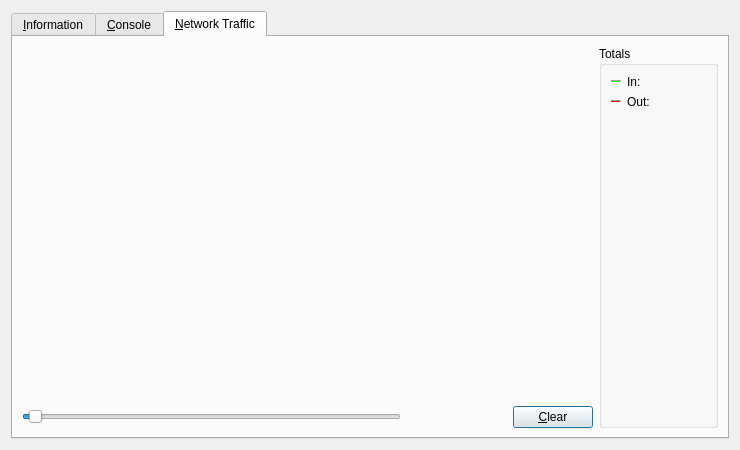
<?xml version="1.0" encoding="UTF-8"?>
<ui version="4.0">
 <class>RPCConsole</class>
 <widget class="QDialog" name="RPCConsole">
  <property name="geometry">
   <rect>
    <x>0</x>
    <y>0</y>
    <width>740</width>
    <height>450</height>
   </rect>
  </property>
  <property name="windowTitle">
   <string>castle - Debug window</string>
  </property>
  <property name="styleSheet">
   <string notr="true"/>
  </property>
  <layout class="QVBoxLayout" name="verticalLayout_2">
   <item>
    <widget class="QTabWidget" name="tabWidget">
     <property name="currentIndex">
      <number>2</number>
     </property>
     <widget class="QWidget" name="tab_info">
      <attribute name="title">
       <string>&amp;Information</string>
      </attribute>
      <layout class="QGridLayout" name="gridLayout" columnstretch="0,1">
       <property name="horizontalSpacing">
        <number>12</number>
       </property>
       <item row="0" column="0">
        <widget class="QLabel" name="label_9">
         <property name="font">
          <font>
           <weight>75</weight>
           <bold>true</bold>
          </font>
         </property>
         <property name="text">
          <string>castle Core</string>
         </property>
        </widget>
       </item>
       <item row="1" column="0">
        <widget class="QLabel" name="label_5">
         <property name="text">
          <string>Client name</string>
         </property>
        </widget>
       </item>
       <item row="1" column="1">
        <widget class="QLabel" name="clientName">
         <property name="cursor">
          <cursorShape>IBeamCursor</cursorShape>
         </property>
         <property name="text">
          <string>N/A</string>
         </property>
         <property name="textFormat">
          <enum>Qt::PlainText</enum>
         </property>
         <property name="textInteractionFlags">
          <set>Qt::LinksAccessibleByMouse|Qt::TextSelectableByKeyboard|Qt::TextSelectableByMouse</set>
         </property>
        </widget>
       </item>
       <item row="2" column="0">
        <widget class="QLabel" name="label_6">
         <property name="text">
          <string>Client version</string>
         </property>
        </widget>
       </item>
       <item row="2" column="1">
        <widget class="QLabel" name="clientVersion">
         <property name="cursor">
          <cursorShape>IBeamCursor</cursorShape>
         </property>
         <property name="text">
          <string>N/A</string>
         </property>
         <property name="textFormat">
          <enum>Qt::PlainText</enum>
         </property>
         <property name="textInteractionFlags">
          <set>Qt::LinksAccessibleByMouse|Qt::TextSelectableByKeyboard|Qt::TextSelectableByMouse</set>
         </property>
        </widget>
       </item>
       <item row="3" column="0">
        <widget class="QLabel" name="label_14">
         <property name="text">
          <string>Using OpenSSL version</string>
         </property>
         <property name="indent">
          <number>10</number>
         </property>
        </widget>
       </item>
       <item row="3" column="1">
        <widget class="QLabel" name="openSSLVersion">
         <property name="cursor">
          <cursorShape>IBeamCursor</cursorShape>
         </property>
         <property name="text">
          <string>N/A</string>
         </property>
         <property name="textFormat">
          <enum>Qt::PlainText</enum>
         </property>
         <property name="textInteractionFlags">
          <set>Qt::LinksAccessibleByMouse|Qt::TextSelectableByKeyboard|Qt::TextSelectableByMouse</set>
         </property>
        </widget>
       </item>
       <item row="4" column="0">
        <widget class="QLabel" name="label_12">
         <property name="text">
          <string>Build date</string>
         </property>
        </widget>
       </item>
       <item row="4" column="1">
        <widget class="QLabel" name="buildDate">
         <property name="cursor">
          <cursorShape>IBeamCursor</cursorShape>
         </property>
         <property name="text">
          <string>N/A</string>
         </property>
         <property name="textFormat">
          <enum>Qt::PlainText</enum>
         </property>
         <property name="textInteractionFlags">
          <set>Qt::LinksAccessibleByMouse|Qt::TextSelectableByKeyboard|Qt::TextSelectableByMouse</set>
         </property>
        </widget>
       </item>
       <item row="5" column="0">
        <widget class="QLabel" name="label_13">
         <property name="text">
          <string>Startup time</string>
         </property>
        </widget>
       </item>
       <item row="5" column="1">
        <widget class="QLabel" name="startupTime">
         <property name="cursor">
          <cursorShape>IBeamCursor</cursorShape>
         </property>
         <property name="text">
          <string>N/A</string>
         </property>
         <property name="textFormat">
          <enum>Qt::PlainText</enum>
         </property>
         <property name="textInteractionFlags">
          <set>Qt::LinksAccessibleByMouse|Qt::TextSelectableByKeyboard|Qt::TextSelectableByMouse</set>
         </property>
        </widget>
       </item>
       <item row="6" column="0">
        <widget class="QLabel" name="label_11">
         <property name="font">
          <font>
           <weight>75</weight>
           <bold>true</bold>
          </font>
         </property>
         <property name="text">
          <string>Network</string>
         </property>
        </widget>
       </item>
       <item row="7" column="0">
        <widget class="QLabel" name="label_7">
         <property name="text">
          <string>Number of connections</string>
         </property>
        </widget>
       </item>
       <item row="7" column="1">
        <widget class="QLabel" name="numberOfConnections">
         <property name="cursor">
          <cursorShape>IBeamCursor</cursorShape>
         </property>
         <property name="text">
          <string>N/A</string>
         </property>
         <property name="textFormat">
          <enum>Qt::PlainText</enum>
         </property>
         <property name="textInteractionFlags">
          <set>Qt::LinksAccessibleByMouse|Qt::TextSelectableByKeyboard|Qt::TextSelectableByMouse</set>
         </property>
        </widget>
       </item>
       <item row="8" column="0">
        <widget class="QLabel" name="label_8">
         <property name="text">
          <string>On testnet</string>
         </property>
        </widget>
       </item>
       <item row="8" column="1">
        <widget class="QCheckBox" name="isTestNet">
         <property name="enabled">
          <bool>false</bool>
         </property>
         <property name="text">
          <string/>
         </property>
        </widget>
       </item>
       <item row="9" column="0">
        <widget class="QLabel" name="label_10">
         <property name="font">
          <font>
           <weight>75</weight>
           <bold>true</bold>
          </font>
         </property>
         <property name="text">
          <string>Block chain</string>
         </property>
        </widget>
       </item>
       <item row="10" column="0">
        <widget class="QLabel" name="label_3">
         <property name="text">
          <string>Current number of blocks</string>
         </property>
        </widget>
       </item>
       <item row="10" column="1">
        <widget class="QLabel" name="numberOfBlocks">
         <property name="cursor">
          <cursorShape>IBeamCursor</cursorShape>
         </property>
         <property name="text">
          <string>N/A</string>
         </property>
         <property name="textFormat">
          <enum>Qt::PlainText</enum>
         </property>
         <property name="textInteractionFlags">
          <set>Qt::LinksAccessibleByMouse|Qt::TextSelectableByKeyboard|Qt::TextSelectableByMouse</set>
         </property>
        </widget>
       </item>
       <item row="11" column="0">
        <widget class="QLabel" name="label_4">
         <property name="text">
          <string>Estimated total blocks</string>
         </property>
        </widget>
       </item>
       <item row="11" column="1">
        <widget class="QLabel" name="totalBlocks">
         <property name="cursor">
          <cursorShape>IBeamCursor</cursorShape>
         </property>
         <property name="text">
          <string>N/A</string>
         </property>
         <property name="textFormat">
          <enum>Qt::PlainText</enum>
         </property>
         <property name="textInteractionFlags">
          <set>Qt::LinksAccessibleByMouse|Qt::TextSelectableByKeyboard|Qt::TextSelectableByMouse</set>
         </property>
        </widget>
       </item>
       <item row="12" column="0">
        <widget class="QLabel" name="label_2">
         <property name="text">
          <string>Last block time</string>
         </property>
        </widget>
       </item>
       <item row="12" column="1">
        <widget class="QLabel" name="lastBlockTime">
         <property name="cursor">
          <cursorShape>IBeamCursor</cursorShape>
         </property>
         <property name="text">
          <string>N/A</string>
         </property>
         <property name="textFormat">
          <enum>Qt::PlainText</enum>
         </property>
         <property name="textInteractionFlags">
          <set>Qt::LinksAccessibleByMouse|Qt::TextSelectableByKeyboard|Qt::TextSelectableByMouse</set>
         </property>
        </widget>
       </item>
       <item row="13" column="0">
        <spacer name="verticalSpacer_2">
         <property name="orientation">
          <enum>Qt::Vertical</enum>
         </property>
         <property name="sizeHint" stdset="0">
          <size>
           <width>20</width>
           <height>20</height>
          </size>
         </property>
        </spacer>
       </item>
       <item row="14" column="0">
        <widget class="QLabel" name="labelDebugLogfile">
         <property name="font">
          <font>
           <weight>75</weight>
           <bold>true</bold>
          </font>
         </property>
         <property name="text">
          <string>Debug log file</string>
         </property>
        </widget>
       </item>
       <item row="15" column="0">
        <widget class="QPushButton" name="openDebugLogfileButton">
         <property name="toolTip">
          <string>Open the castle debug log file from the current data directory. This can take a few seconds for large log files.</string>
         </property>
         <property name="text">
          <string>&amp;Open</string>
         </property>
         <property name="autoDefault">
          <bool>false</bool>
         </property>
        </widget>
       </item>
       <item row="16" column="0">
        <widget class="QLabel" name="labelCLOptions">
         <property name="font">
          <font>
           <weight>75</weight>
           <bold>true</bold>
          </font>
         </property>
         <property name="text">
          <string>Command-line options</string>
         </property>
        </widget>
       </item>
       <item row="17" column="0">
        <widget class="QPushButton" name="showCLOptionsButton">
         <property name="toolTip">
          <string>Show the castle-Qt help message to get a list with possible castle command-line options.</string>
         </property>
         <property name="text">
          <string>&amp;Show</string>
         </property>
         <property name="autoDefault">
          <bool>false</bool>
         </property>
        </widget>
       </item>
       <item row="18" column="0">
        <spacer name="verticalSpacer">
         <property name="orientation">
          <enum>Qt::Vertical</enum>
         </property>
         <property name="sizeHint" stdset="0">
          <size>
           <width>20</width>
           <height>40</height>
          </size>
         </property>
        </spacer>
       </item>
      </layout>
     </widget>
     <widget class="QWidget" name="tab_console">
      <attribute name="title">
       <string>&amp;Console</string>
      </attribute>
      <layout class="QVBoxLayout" name="verticalLayout_3">
       <property name="spacing">
        <number>3</number>
       </property>
       <item>
        <widget class="QTextEdit" name="messagesWidget">
         <property name="minimumSize">
          <size>
           <width>0</width>
           <height>100</height>
          </size>
         </property>
         <property name="readOnly">
          <bool>true</bool>
         </property>
         <property name="tabKeyNavigation" stdset="0">
          <bool>false</bool>
         </property>
         <property name="columnCount" stdset="0">
          <number>2</number>
         </property>
        </widget>
       </item>
       <item>
        <layout class="QHBoxLayout" name="horizontalLayout">
         <property name="spacing">
          <number>3</number>
         </property>
         <item>
          <widget class="QLabel" name="label">
           <property name="text">
            <string notr="true">&gt;</string>
           </property>
          </widget>
         </item>
         <item>
          <widget class="QLineEdit" name="lineEdit"/>
         </item>
         <item>
          <widget class="QPushButton" name="clearButton">
           <property name="maximumSize">
            <size>
             <width>24</width>
             <height>24</height>
            </size>
           </property>
           <property name="toolTip">
            <string>Clear console</string>
           </property>
           <property name="text">
            <string/>
           </property>
           <property name="icon">
            <iconset resource="../bitcoin.qrc">
             <normaloff>:/icons/remove</normaloff>:/icons/remove</iconset>
           </property>
           <property name="shortcut">
            <string notr="true">Ctrl+L</string>
           </property>
           <property name="autoDefault">
            <bool>false</bool>
           </property>
          </widget>
         </item>
        </layout>
       </item>
      </layout>
     </widget>
     <widget class="QWidget" name="tab">
      <attribute name="title">
       <string>&amp;Network Traffic</string>
      </attribute>
      <layout class="QHBoxLayout" name="horizontalLayout_3">
       <item>
        <layout class="QVBoxLayout" name="verticalLayout_4">
         <item>
          <widget class="TrafficGraphWidget" name="trafficGraph" native="true">
           <property name="sizePolicy">
            <sizepolicy hsizetype="Expanding" vsizetype="Expanding">
             <horstretch>0</horstretch>
             <verstretch>0</verstretch>
            </sizepolicy>
           </property>
          </widget>
         </item>
         <item>
          <layout class="QHBoxLayout" name="horizontalLayout_2">
           <item>
            <widget class="QSlider" name="sldGraphRange">
             <property name="minimum">
              <number>1</number>
             </property>
             <property name="maximum">
              <number>288</number>
             </property>
             <property name="pageStep">
              <number>12</number>
             </property>
             <property name="value">
              <number>6</number>
             </property>
             <property name="orientation">
              <enum>Qt::Horizontal</enum>
             </property>
            </widget>
           </item>
           <item>
            <widget class="QLabel" name="lblGraphRange">
             <property name="minimumSize">
              <size>
               <width>100</width>
               <height>0</height>
              </size>
             </property>
             <property name="alignment">
              <set>Qt::AlignCenter</set>
             </property>
            </widget>
           </item>
           <item>
            <widget class="QPushButton" name="btnClearTrafficGraph">
             <property name="text">
              <string>&amp;Clear</string>
             </property>
            </widget>
           </item>
          </layout>
         </item>
        </layout>
       </item>
       <item>
        <layout class="QVBoxLayout" name="verticalLayout">
         <item>
          <widget class="QGroupBox" name="groupBox">
           <property name="title">
            <string>Totals</string>
           </property>
           <layout class="QVBoxLayout" name="verticalLayout_5">
            <item>
             <layout class="QHBoxLayout" name="horizontalLayout_4">
              <item>
               <widget class="Line" name="line">
                <property name="sizePolicy">
                 <sizepolicy hsizetype="Fixed" vsizetype="Fixed">
                  <horstretch>0</horstretch>
                  <verstretch>0</verstretch>
                 </sizepolicy>
                </property>
                <property name="minimumSize">
                 <size>
                  <width>10</width>
                  <height>0</height>
                 </size>
                </property>
                <property name="palette">
                 <palette>
                  <active>
                   <colorrole role="Button">
                    <brush brushstyle="SolidPattern">
                     <color alpha="255">
                      <red>255</red>
                      <green>255</green>
                      <blue>255</blue>
                     </color>
                    </brush>
                   </colorrole>
                   <colorrole role="Light">
                    <brush brushstyle="SolidPattern">
                     <color alpha="255">
                      <red>0</red>
                      <green>255</green>
                      <blue>0</blue>
                     </color>
                    </brush>
                   </colorrole>
                   <colorrole role="Base">
                    <brush brushstyle="SolidPattern">
                     <color alpha="255">
                      <red>255</red>
                      <green>255</green>
                      <blue>255</blue>
                     </color>
                    </brush>
                   </colorrole>
                   <colorrole role="Window">
                    <brush brushstyle="SolidPattern">
                     <color alpha="255">
                      <red>255</red>
                      <green>255</green>
                      <blue>255</blue>
                     </color>
                    </brush>
                   </colorrole>
                  </active>
                  <inactive>
                   <colorrole role="Button">
                    <brush brushstyle="SolidPattern">
                     <color alpha="255">
                      <red>255</red>
                      <green>255</green>
                      <blue>255</blue>
                     </color>
                    </brush>
                   </colorrole>
                   <colorrole role="Light">
                    <brush brushstyle="SolidPattern">
                     <color alpha="255">
                      <red>0</red>
                      <green>255</green>
                      <blue>0</blue>
                     </color>
                    </brush>
                   </colorrole>
                   <colorrole role="Base">
                    <brush brushstyle="SolidPattern">
                     <color alpha="255">
                      <red>255</red>
                      <green>255</green>
                      <blue>255</blue>
                     </color>
                    </brush>
                   </colorrole>
                   <colorrole role="Window">
                    <brush brushstyle="SolidPattern">
                     <color alpha="255">
                      <red>255</red>
                      <green>255</green>
                      <blue>255</blue>
                     </color>
                    </brush>
                   </colorrole>
                  </inactive>
                  <disabled>
                   <colorrole role="Button">
                    <brush brushstyle="SolidPattern">
                     <color alpha="255">
                      <red>255</red>
                      <green>255</green>
                      <blue>255</blue>
                     </color>
                    </brush>
                   </colorrole>
                   <colorrole role="Light">
                    <brush brushstyle="SolidPattern">
                     <color alpha="255">
                      <red>0</red>
                      <green>255</green>
                      <blue>0</blue>
                     </color>
                    </brush>
                   </colorrole>
                   <colorrole role="Base">
                    <brush brushstyle="SolidPattern">
                     <color alpha="255">
                      <red>255</red>
                      <green>255</green>
                      <blue>255</blue>
                     </color>
                    </brush>
                   </colorrole>
                   <colorrole role="Window">
                    <brush brushstyle="SolidPattern">
                     <color alpha="255">
                      <red>255</red>
                      <green>255</green>
                      <blue>255</blue>
                     </color>
                    </brush>
                   </colorrole>
                  </disabled>
                 </palette>
                </property>
                <property name="orientation">
                 <enum>Qt::Horizontal</enum>
                </property>
               </widget>
              </item>
              <item>
               <widget class="QLabel" name="label_16">
                <property name="text">
                 <string>In:</string>
                </property>
               </widget>
              </item>
              <item>
               <widget class="QLabel" name="lblBytesIn">
                <property name="minimumSize">
                 <size>
                  <width>50</width>
                  <height>0</height>
                 </size>
                </property>
                <property name="alignment">
                 <set>Qt::AlignRight|Qt::AlignTrailing|Qt::AlignVCenter</set>
                </property>
               </widget>
              </item>
             </layout>
            </item>
            <item>
             <layout class="QHBoxLayout" name="horizontalLayout_5">
              <item>
               <widget class="Line" name="line_2">
                <property name="sizePolicy">
                 <sizepolicy hsizetype="Fixed" vsizetype="Fixed">
                  <horstretch>0</horstretch>
                  <verstretch>0</verstretch>
                 </sizepolicy>
                </property>
                <property name="minimumSize">
                 <size>
                  <width>10</width>
                  <height>0</height>
                 </size>
                </property>
                <property name="palette">
                 <palette>
                  <active>
                   <colorrole role="Button">
                    <brush brushstyle="SolidPattern">
                     <color alpha="255">
                      <red>255</red>
                      <green>255</green>
                      <blue>255</blue>
                     </color>
                    </brush>
                   </colorrole>
                   <colorrole role="Light">
                    <brush brushstyle="SolidPattern">
                     <color alpha="255">
                      <red>255</red>
                      <green>0</green>
                      <blue>0</blue>
                     </color>
                    </brush>
                   </colorrole>
                   <colorrole role="Base">
                    <brush brushstyle="SolidPattern">
                     <color alpha="255">
                      <red>255</red>
                      <green>255</green>
                      <blue>255</blue>
                     </color>
                    </brush>
                   </colorrole>
                   <colorrole role="Window">
                    <brush brushstyle="SolidPattern">
                     <color alpha="255">
                      <red>255</red>
                      <green>255</green>
                      <blue>255</blue>
                     </color>
                    </brush>
                   </colorrole>
                  </active>
                  <inactive>
                   <colorrole role="Button">
                    <brush brushstyle="SolidPattern">
                     <color alpha="255">
                      <red>255</red>
                      <green>255</green>
                      <blue>255</blue>
                     </color>
                    </brush>
                   </colorrole>
                   <colorrole role="Light">
                    <brush brushstyle="SolidPattern">
                     <color alpha="255">
                      <red>255</red>
                      <green>0</green>
                      <blue>0</blue>
                     </color>
                    </brush>
                   </colorrole>
                   <colorrole role="Base">
                    <brush brushstyle="SolidPattern">
                     <color alpha="255">
                      <red>255</red>
                      <green>255</green>
                      <blue>255</blue>
                     </color>
                    </brush>
                   </colorrole>
                   <colorrole role="Window">
                    <brush brushstyle="SolidPattern">
                     <color alpha="255">
                      <red>255</red>
                      <green>255</green>
                      <blue>255</blue>
                     </color>
                    </brush>
                   </colorrole>
                  </inactive>
                  <disabled>
                   <colorrole role="Button">
                    <brush brushstyle="SolidPattern">
                     <color alpha="255">
                      <red>255</red>
                      <green>255</green>
                      <blue>255</blue>
                     </color>
                    </brush>
                   </colorrole>
                   <colorrole role="Light">
                    <brush brushstyle="SolidPattern">
                     <color alpha="255">
                      <red>255</red>
                      <green>0</green>
                      <blue>0</blue>
                     </color>
                    </brush>
                   </colorrole>
                   <colorrole role="Base">
                    <brush brushstyle="SolidPattern">
                     <color alpha="255">
                      <red>255</red>
                      <green>255</green>
                      <blue>255</blue>
                     </color>
                    </brush>
                   </colorrole>
                   <colorrole role="Window">
                    <brush brushstyle="SolidPattern">
                     <color alpha="255">
                      <red>255</red>
                      <green>255</green>
                      <blue>255</blue>
                     </color>
                    </brush>
                   </colorrole>
                  </disabled>
                 </palette>
                </property>
                <property name="orientation">
                 <enum>Qt::Horizontal</enum>
                </property>
               </widget>
              </item>
              <item>
               <widget class="QLabel" name="label_17">
                <property name="text">
                 <string>Out:</string>
                </property>
               </widget>
              </item>
              <item>
               <widget class="QLabel" name="lblBytesOut">
                <property name="minimumSize">
                 <size>
                  <width>50</width>
                  <height>0</height>
                 </size>
                </property>
                <property name="alignment">
                 <set>Qt::AlignRight|Qt::AlignTrailing|Qt::AlignVCenter</set>
                </property>
               </widget>
              </item>
             </layout>
            </item>
            <item>
             <spacer name="verticalSpacer_4">
              <property name="orientation">
               <enum>Qt::Vertical</enum>
              </property>
              <property name="sizeHint" stdset="0">
               <size>
                <width>20</width>
                <height>407</height>
               </size>
              </property>
             </spacer>
            </item>
           </layout>
          </widget>
         </item>
        </layout>
       </item>
      </layout>
     </widget>
    </widget>
   </item>
  </layout>
 </widget>
 <customwidgets>
  <customwidget>
   <class>TrafficGraphWidget</class>
   <extends>QWidget</extends>
   <header>trafficgraphwidget.h</header>
   <container>1</container>
   <slots>
    <slot>clear()</slot>
   </slots>
  </customwidget>
 </customwidgets>
 <resources>
  <include location="../bitcoin.qrc"/>
 </resources>
 <connections/>
</ui>
